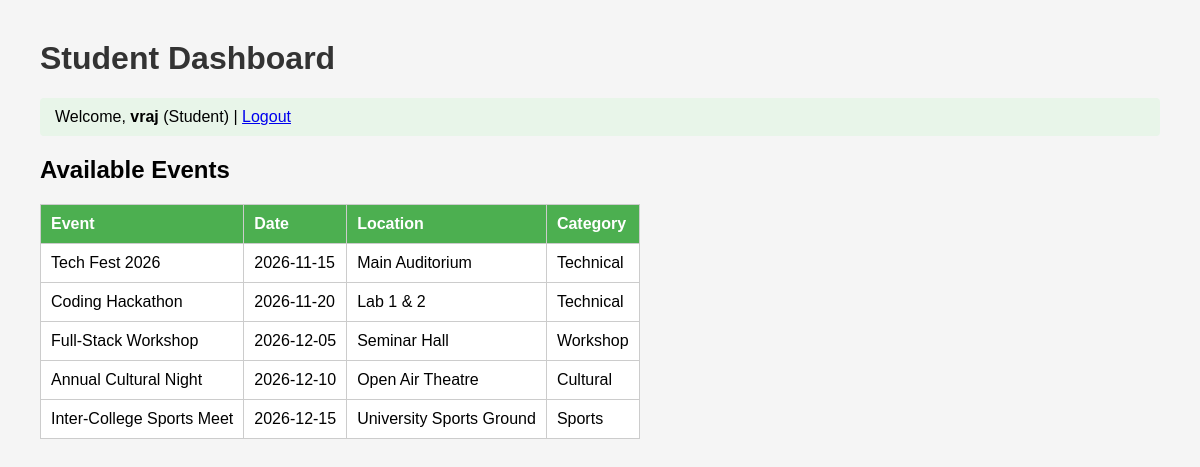
Screenshot of /practical10/student_dashboard.php (signed in) with the database file from the repository.
### tables this page shows
CREATE TABLE events (
    event_id INT PRIMARY KEY AUTO_INCREMENT,
    event_name VARCHAR(100) NOT NULL,
    event_date DATE NOT NULL,
    location VARCHAR(100),
    description TEXT,
    category VARCHAR(50) DEFAULT 'General',
    status ENUM('open','closed') DEFAULT 'open',
    poster VARCHAR(255) DEFAULT NULL,
    created_at TIMESTAMP DEFAULT CURRENT_TIMESTAMP
);

### practical10/student_dashboard.php (the view, shortened to what this page needs)
<?php
require_once '../practical9/db.php';
?>
<!DOCTYPE html>
<html>
<head>
</head>
<body>
<h1>Student Dashboard</h1>
<div class="info">Welcome, <strong><?= htmlspecialchars($_SESSION['username']) ?></strong> (Student) | <a href="logout.php">Logout</a></div>
<h2>Available Events</h2>
<?php
$r = $conn->query("SELECT * FROM events WHERE status = 'open' ORDER BY event_date");
?>
<table>
<tr><th>Event</th><th>Date</th><th>Location</th><th>Category</th></tr>
<?php while ($row = $r->fetch_assoc()): ?>
<tr><td><?= htmlspecialchars($row['event_name']) ?></td><td><?= $row['event_date'] ?></td><td><?= htmlspecialchars($row['location']) ?></td><td><?= $row['category'] ?></td></tr>
<?php endwhile; ?>
</table>
</body>
</html>

### practical10/student_dashboard.php (style rules this page uses)
body { font-family: Arial; margin: 40px; background: #f5f5f5; }
h1 { color: #333; }
.info { background: #e8f5e9; padding: 10px 15px; border-radius: 4px; margin: 15px 0; }
table { border-collapse: collapse; background: white; margin-top: 10px; }
th, td { border: 1px solid #ccc; padding: 10px; text-align: left; }
th { background: #4CAF50; color: white; }

### rows the page displays
events: event_name "Tech Fest 2026", event_date "2026-11-15", location "Main Auditorium", category "Technical"
events: event_name "Coding Hackathon", event_date "2026-11-20", location "Lab 1 & 2", category "Technical"
events: event_name "Full-Stack Workshop", event_date "2026-12-05", location "Seminar Hall", category "Workshop"
events: event_name "Annual Cultural Night", event_date "2026-12-10", location "Open Air Theatre", category "Cultural"
events: event_name "Inter-College Sports Meet", event_date "2026-12-15", location "University Sports Ground", category "Sports"

### other values shown
$_SESSION['username'] "vraj"
